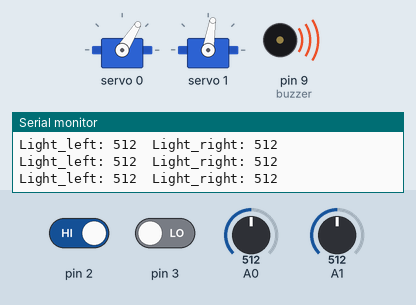
Simulated run of this sketch. Board: Arduino Uno, built with avr-gcc and run on an emulated ATmega328P. Shown: 2 × servo, buzzer (waves = sounding), the last lines printed to the serial monitor. The inputs (shaded band) are chosen by the test bench; at power-on: pin 3 LOW, pin 2 HIGH, A0 = 512, A1 = 512.

Above: at 1.2 s.
1.3 s: pin 3 driven HIGH
At 1.57 s:
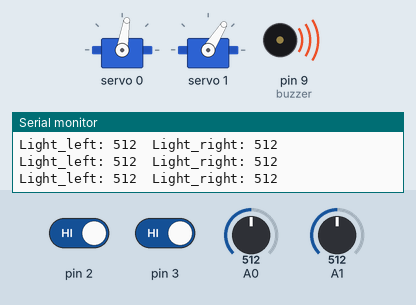
4.3 s: pin 2 driven LOW
At 5.4 s:
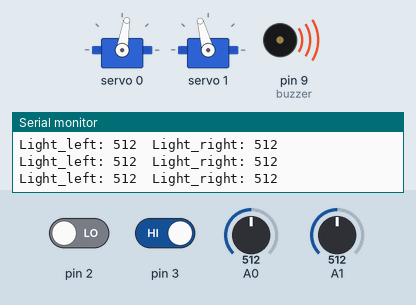
5.9 s: pin 3 driven LOW
At 7.0 s:
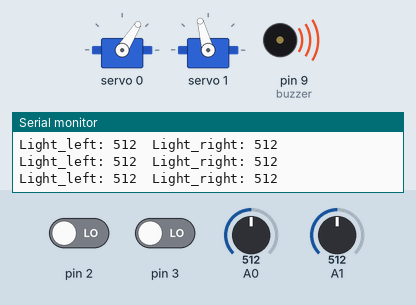
7.5 s: A0 set to 11
10.5 s: A0 set to 8
12.0 s: pin 2 driven HIGH
At 13.2 s:
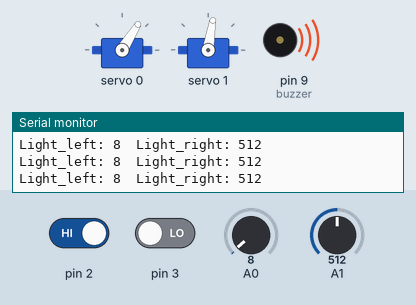
Timing chart, 0 to 14.5 s (numbered marks = the images above; inputs shaded):
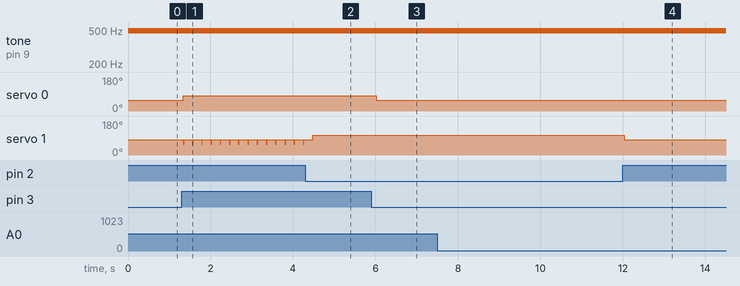

The sketch:

Luces_FINAL.ino
```cpp
#include <Wire.h>
#include <Adafruit_PWMServoDriver.h>

Adafruit_PWMServoDriver pwm = Adafruit_PWMServoDriver();
#define SERVOMIN 280 // (180) this is the 'minimum' pulse length count (out of 4096)
#define SERVOSTOP 340 // pulse length to stop de servo
#define SERVOMAX 400 // (500) this is the 'maximum' pulse length count (out of 4096)

/*** Global variables ***/
int servo_derecho=1;
int servo_izquierdo=0;
int NEGRO=0;
int buzzer = 9;
boolean out;
int Light_left;
int Light_right;
                                                                                                            /***THIS COULDN'T BE TESTED ON THE ACTUAL ROBOT ***/
/*** Function declaration ***/
void setup() {
  pwm.begin();
  pwm.setPWMFreq(60); // Analog servos run at ~60 Hz updates
  pinMode( 2 , INPUT);
  pinMode( 3 , INPUT);
  pinMode(buzzer, OUTPUT);
  Serial.begin(9600);
}

void loop() {
  int ir_derecho=digitalRead(3);
  int ir_izquierdo=digitalRead(2);
  Light_left=analogRead(A0);
  Light_right=analogRead(A1);
  if(ir_derecho == 1 && ir_izquierdo == 1){
    if(out == true){
      pwm.setPWM(servo_derecho, 0, SERVOMIN);
      pwm.setPWM(servo_izquierdo,0, SERVOMIN);
     }
    if(out == false){
      ir_derecho=digitalRead(3);
      ir_izquierdo=digitalRead(2);
      pwm.setPWM(servo_derecho, 0, SERVOMAX);
      pwm.setPWM(servo_izquierdo, 0, SERVOMAX);
     }
   }
    if (ir_derecho == NEGRO) {
    pwm.setPWM(servo_izquierdo, 0, SERVOMIN);
    analogWrite(buzzer, 100);
    delay(10);
    out=true;
   } else {
    pwm.setPWM(servo_izquierdo, 0, SERVOSTOP);
    analogWrite(buzzer, 0);
    delay(10);
   }
  if (ir_izquierdo == NEGRO) {
    pwm.setPWM(servo_derecho, 0, SERVOMAX);
    analogWrite(buzzer, 0);
    delay(10);
    out=false;
   } else {
    pwm.setPWM(servo_derecho, 0, SERVOSTOP);
    analogWrite(buzzer, 100);
    delay(10);
   }
  Serial.print("Light_left: ");
  Serial.print(Light_left);
  Serial.print("\t");
  Serial.print("Light_right: ");
  Serial.println(Light_right);
  delay(200);
}
```

Measured:
- after the input at 1.3 s, servo 0: 58° → 81° at once; servo 1: alternates 81° for 0.20 s and 58° for 0.02 s, starting at once
- after the input at 5.9 s, servo 0: 81° → 58° after 0.12 s
- after the input at 12.0 s, servo 1: 105° → 81° at once
